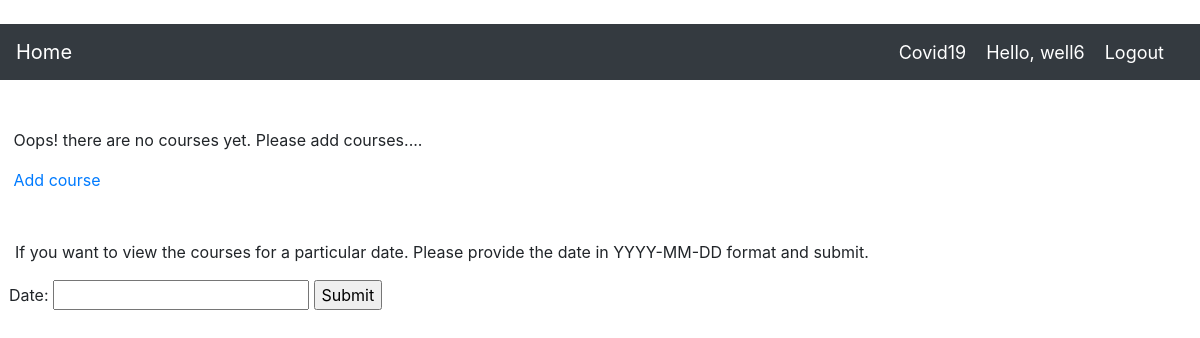
The page /courses/ (signed in) on the database as committed earlier.
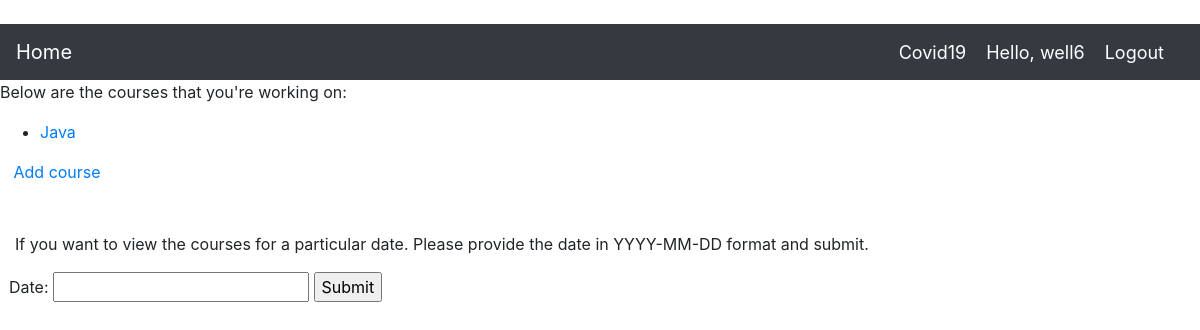
The same page on the database as committed later.
### learning_logs/models.py (models this page shows)
class Course(models.Model):
    course_name=models.CharField(max_length=100)
    owner=models.ForeignKey(User, on_delete=models.CASCADE)
    def __str__(self):
        return self.course_name

### learning_logs/views.py (the view)
# urls.py: path('courses/',views.courses,name='courses'),
@login_required(login_url='users:login')
def courses(request):
    courses=Course.objects.filter(owner=request.user)
    context={'courses':courses}
    return render(request,'coursespage.html',context)

### Templates/coursespage.html (shortened to what this page needs)
{% extends 'basepage.html' %}
{% block content %}
{% if courses %}
      <p>Below are the courses that you're working on:</p>
<ul>
    {% for course in courses %}
    <li><a href="{% url 'learning_logs:entrypage' course.id %}">{{course}}</a></li>
    {% endfor %}
</ul>
{% else %}
    <br />
    <br />
    <p>&nbsp;&nbsp;&nbsp;Oops! there are no courses yet. Please add courses....</p>
{% endif %}
<a href="{% url 'learning_logs:addcourse' %}">&nbsp;&nbsp;&nbsp;Add course</a>
<form action="{% url 'learning_logs:entries' %}" method="post">
    <p class="ex1"><br /><br />If you want to view the courses for a particular date. Please provide the date in YYYY-MM-DD format and submit.</p>
    &nbsp;&nbsp;<label for="Date">Date:</label>
    <input type="text" name="Date"></input>
    <input type="submit"></input>
</form>
{% endblock content %}

### Templates/basepage.html (shortened to what this page needs)
﻿<!doctype html>
<html lang="en">
<head>
    {% load static %}
    <link rel="stylesheet" href="https://stackpath.bootstrapcdn.com/bootstrap/4.4.1/css/bootstrap.min.css">
</head>
<body>
    <header>
        <nav class="navbar navbar-expand-lg navbar-dark bg-dark">
            <a class="navbar-brand" href="{% url 'learning_logs:home' %}">Home</a>
            <div class="collapse navbar-collapse" id="navbarSupportedContent">
                <ul class="navbar-nav ml-auto">
                    {% if user.is_authenticated %}
                    <li class="nav-item">
                        <a class="hello-msg" href="{% url 'learning_logs:covid19' %}">Covid19</a>
                    </li>
                    <span class="hello-msg">Hello, {{request.user}}</span>
                    <li class="nav-item">
                        <a class="hello-msg" href="{% url 'users:logout' %}">Logout</a>
                    </li>
                    {% else %}
                        <li class="nav-item">
                        <a class="hello-msg" href="{% url 'learning_logs:covid19' %}">Covid19</a>
                        </li>
                        <a class="hello-msg" href="{% url 'users:register' %}">Register</a>
                        <a class="hello-msg" href="{% url 'users:login' %}">Login</a>
                    {% endif %}
                </ul>
            </div>
        </nav>
    </header>
{% block content %}{% endblock content %}

### Templates/basepage.html (style rules this page uses)
.hello-msg { font-size: 18px; color: #fff; margin-right: 20px; }

### Templates/coursespage.html (style rules this page uses)
p.ex1 { padding-left: 15px; }

Rows that differ between the two databases and show on the page:
added Course: course_name "Java"
Other text that changed with them:
text no longer shown: "Oops! there are no courses yet. Please add courses...."
text now shown: "Below are the courses that you're working on:"
